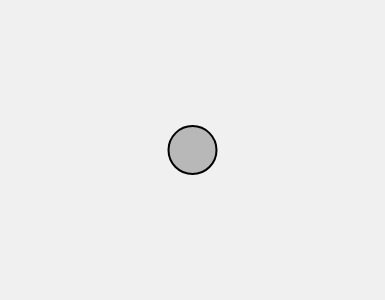
Frame 1 (no input)
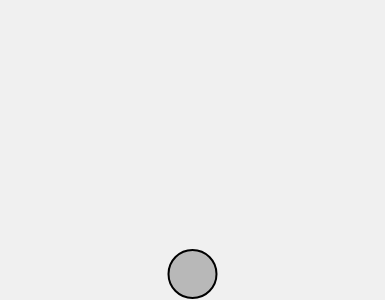
Frame 60 (no input)
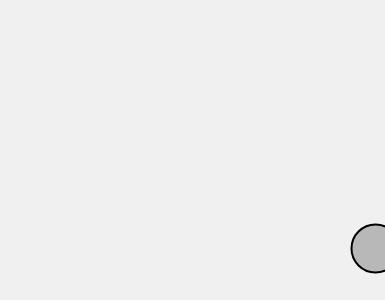
Frame 120 (the mouse pressed at the canvas centre since frame 60)

The p5.js sketch that drew these frames (run headless with seeded random() and noise() and a simulated clock; from frame 60 on, the mouse is pressed at the canvas centre):

// p5.js sketch
// ── sketch.js
// NOTE: Newton's First Law: An object at rest stays at rest, and an object in motion stays in motion,
// at a constant speed and direction unless acted upon by an unbalanced force.
// i.e. An object’s velocity vector will remain constant if it’s in a state of equilibrium.
//
// NOTE: Newton's Third Law: Force always comes in pairs, and they are equal and opposite.
// This still causes confusion because it sounds like these forces would always cancel each other out.
// This isn’t the case. Remember, the forces act on different objects.
// And just because the two forces are equal doesn’t mean that the objects’ movements are equal (or that the objects will stop moving).
// (Imagine yourself pushing a truck wearing roller skates. You push the truck, and the truck pushes you back.)
// p5.js context: If you calculate a p5.Vector called f that represents a force of object A on object B,
// you must also apply the opposite force that object B exerts on object A. You can calculate this other force as p5.Vector.mult(f, -1).
//
// NOTE: Newton's Second Law: Force equals mass times acceleration.
//
// NOTE: Time Step: The rate at which the simulation is updated. 

class Mover {
    constructor() {
        this.mass = 1
        this.position = createVector(width / 2, height / 2);
        this.acceleration = createVector();
        this.velocity = createVector();
    }

    applyForce(force) {
        // force = mass X accel 
        // accel = mass / force 

        // using p5.Vector instead of vector.div not to mutate the original vector
        let f = p5.Vector.div(force, this.mass);
        this.acceleration.add(f);
    }

    update() {
        this.velocity.add(this.acceleration);
        this.position.add(this.velocity);
        this.acceleration.mult(0);
    }

    display() {
        stroke(0);
        strokeWeight(2);
        fill(127, 127);
        ellipse(this.position.x, this.position.y, 48, 48);
    }

    checkEdges() {
        if (this.position.x > width) {
            this.position.x = width;
            this.velocity.x *= -1;
        } else if (this.position.x < 0) {
            this.velocity.x *= -1;
            this.position.x = 0;
        }

        if (this.position.y > height) {
            this.velocity.y *= -1;
            this.position.y = height;
        }
    }
}

var mover;
function setup() {
    createCanvas(385, 300);
    mover = new Mover();
    createP('Hold mouse down to apply wind force.');
}

function draw() {
    background(240);
    const gravity = createVector(0, 0.1);
    mover.applyForce(gravity);

    if (mouseIsPressed) {
        const wind = createVector(0.1, 0.05);
        mover.applyForce(wind);
    }

    mover.update();
    mover.display();
    mover.checkEdges();
}
